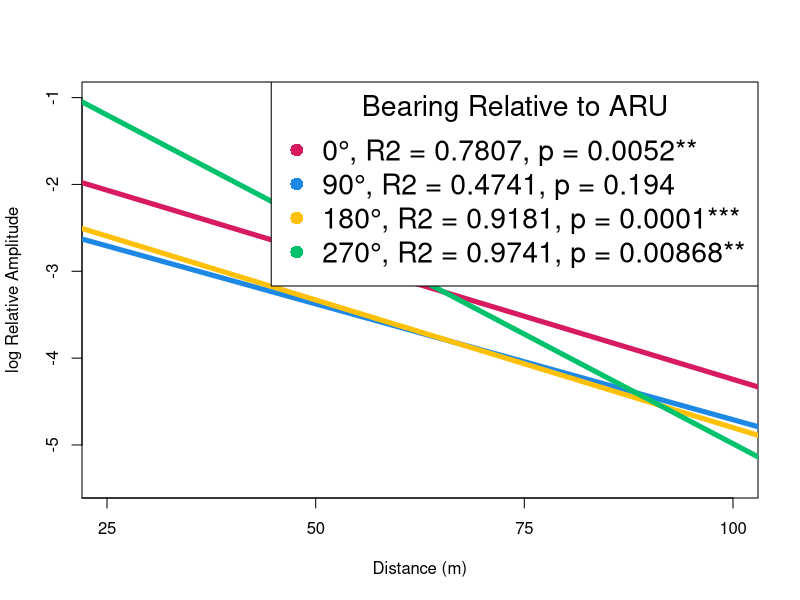
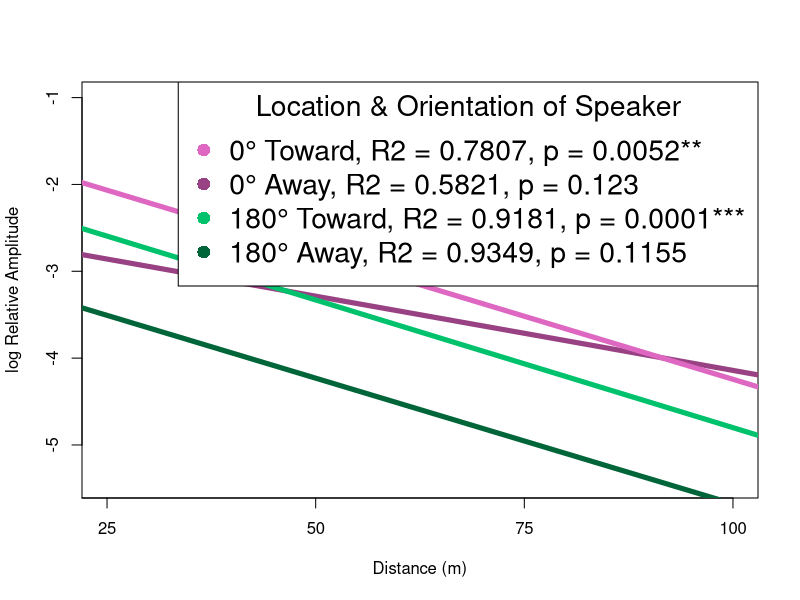
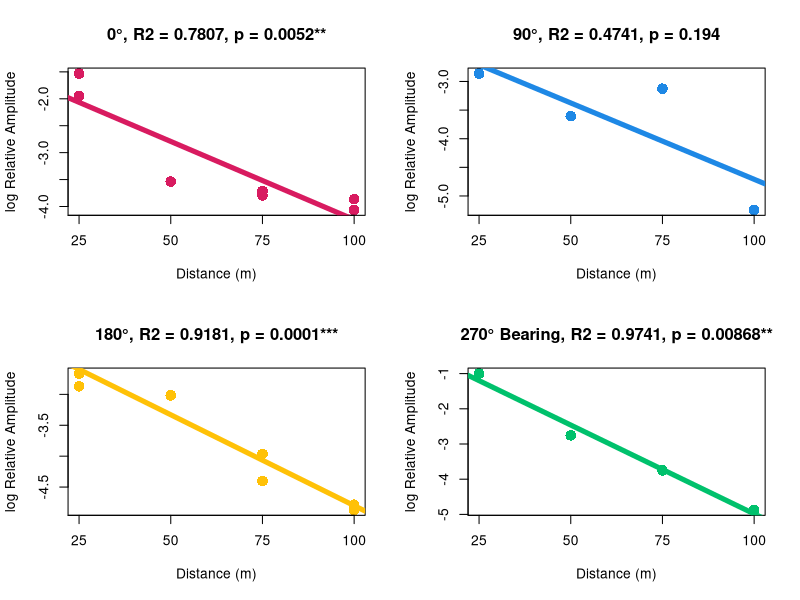
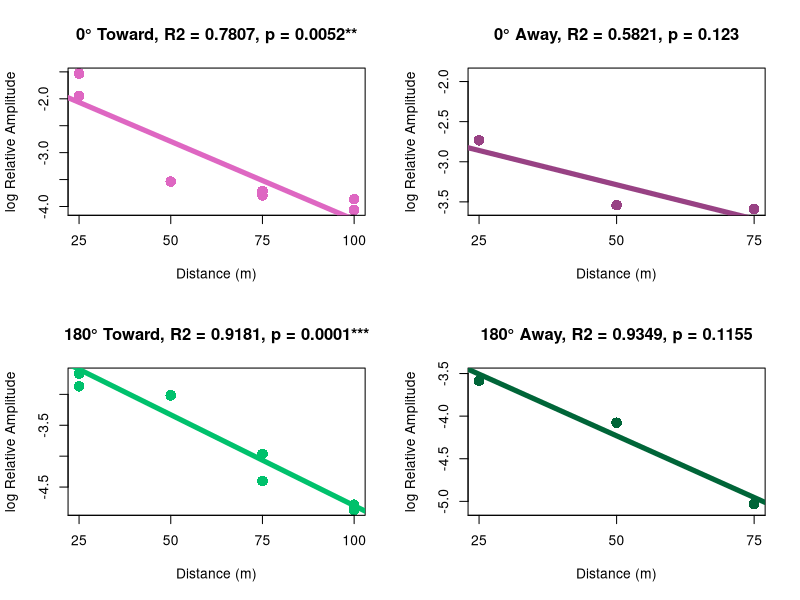

These charts were generated, in order, by the following R code:
#########################################
###### Forest Acoustics Analysis   ######
###### Amelia Milano               ######
###### Last update: 9/19/2023      ######
#########################################

library(dplyr)
library(tidyverse)

# read in table
analysis_table <- read.csv("data/analysis_table.csv")

# subset AF data
AF <- analysis_table %>%
  filter(species == "AF", vol == "100")

# set relative amp as numeric
AF$relative.amp <- as.numeric(AF$relative.amp)
AF$distance_m <- as.numeric(AF$distance_m)

# Directions (0 degrees, 90 degrees, 180 degrees, )

AF_0 <- AF %>%
  filter(relative_dir == "N")

AF_0T <- AF %>%
  filter(relative_dir == "N", TA == "T")

AF_0A <- AF %>%
  filter(relative_dir == "N", TA == "A")

AF_90W <- AF %>%
  filter(relative_dir == "W", TA == "T")

AF_90E <- AF %>%
  filter(relative_dir == "E", TA == "T")

AF_180T <- AF %>%
  filter(relative_dir == "S", TA == "T")

AF_180A <- AF %>%
  filter(relative_dir == "S", TA == "A")

# Directional & dist lm
AFdistMod = lm(log(relative.amp) ~ distance_m, data = AF)
AF0distMod = lm(log(relative.amp) ~ distance_m, data = AF_0T)
AF270distMod = lm(log(relative.amp) ~ distance_m, data = AF_90W)
AF90EdistMod = lm(log(relative.amp) ~ distance_m, data = AF_90E)
AF180distMod = lm(log(relative.amp) ~ distance_m, data = AF_180T)

# Plot

colors_dir <- c("#D81B60", "#1E88E5", "#FFC107", "#00C16C")

plot(AF$distance_m, log(AF$relative.amp), col="white",lty="dotted", pch = 16, cex = 1.7,
     ylab = "log Relative Amplitude", xlab = "Distance (m)", xaxp = c(0, 100, 4), )
abline(AF0distMod, lwd = 5, col = colors_dir[1])
abline(AF90EdistMod, lwd = 5, col = colors_dir[2])
abline(AF180distMod, lwd = 5, col = colors_dir[3])
abline(AF270distMod, lwd = 5, col = colors_dir[4])
legend("topright", legend = c("0°, R2 = 0.7807, p = 0.0052**", 
                              "90°, R2 = 0.4741, p = 0.194", 
                              "180°, R2 = 0.9181, p = 0.0001***", 
                              "270°, R2 = 0.9741, p = 0.00868**"), pch = 16, cex = 1.7, col = colors_dir[1:4], title = "Bearing Relative to ARU")



#### Toward and Away

colorsTA = c("#DE67C2", "#984284", "#00C16C", "#006538")

AF0AdistMod = lm(log(relative.amp) ~ distance_m, data = AF_0A)
AF0TdistMod = lm(log(relative.amp) ~ distance_m, data = AF_0T)
AF180AdistMod = lm(log(relative.amp) ~ distance_m, data = AF_180A)
AF180TdistMod = lm(log(relative.amp) ~ distance_m, data = AF_180T)

plot(AF$distance_m, log(AF$relative.amp), col="white",lty="dotted", pch = 16, cex = 1.7,
     ylab = "log Relative Amplitude", xlab = "Distance (m)", xaxp = c(0, 100, 4))
abline(AF0AdistMod, lwd = 5, col = colorsTA[2])
abline(AF0TdistMod, lwd = 5, col = colorsTA[1])
abline(AF180AdistMod, lwd = 5, col = colorsTA[4])
abline(AF180TdistMod, lwd = 5, col = colorsTA[3])
legend("topright", legend = c("0° Toward, R2 = 0.7807, p = 0.0052**", 
                              "0° Away, R2 = 0.5821, p = 0.123", 
                              "180° Toward, R2 = 0.9181, p = 0.0001***", 
                              "180° Away, R2 = 0.9349, p = 0.1155"),pch = 16, cex = 1.7, col = colorsTA[1:4], title = "Location & Orientation of Speaker")


##########################

### Raw graphs 9/19/2023

### Direction and Dist

par(mfrow=c(2,2))

# 0 Degree

plot(AF_0T$distance_m, log(AF_0T$relative.amp), col= colors_dir[1] ,lty="dotted", pch = 16, cex = 1.7,
     ylab = "log Relative Amplitude", xlab = "Distance (m)", xaxp = c(0, 100, 4), main = "0°, R2 = 0.7807, p = 0.0052**")
abline(AF0distMod, lwd = 5, col = colors_dir[1])

# 90 Degree


plot(AF_90E$distance_m, log(AF_90E$relative.amp), col= colors_dir[2] ,lty="dotted", pch = 16, cex = 1.7,
     ylab = "log Relative Amplitude", xlab = "Distance (m)", xaxp = c(0, 100, 4), main = "90°, R2 = 0.4741, p = 0.194")
abline(AF90EdistMod, lwd = 5, col = colors_dir[2])

# 180 Degree

plot(AF_180T$distance_m, log(AF_180T$relative.amp), col= colors_dir[3] ,lty="dotted", pch = 16, cex = 1.7,
     ylab = "log Relative Amplitude", xlab = "Distance (m)", xaxp = c(0, 100, 4), main = "180°, R2 = 0.9181, p = 0.0001***")
abline(AF180distMod, lwd = 5, col = colors_dir[3])

# 270 Degree

plot(AF_90W$distance_m, log(AF_90W$relative.amp), col= colors_dir[4] ,lty="dotted", pch = 16, cex = 1.7,
     ylab = "log Relative Amplitude", xlab = "Distance (m)", xaxp = c(0, 100, 4), main= "270° Bearing, R2 = 0.9741, p = 0.00868**")
abline(AF270distMod, lwd = 5, col = colors_dir[4])

### Toward and Away

par(mfrow=c(2,2))

# 0 Degree Toward

plot(AF_0T$distance_m, log(AF_0T$relative.amp), col= colorsTA[1] ,lty="dotted", pch = 16, cex = 1.7,
     ylab = "log Relative Amplitude", xlab = "Distance (m)", xaxp = c(0, 100, 4), main = "0° Toward, R2 = 0.7807, p = 0.0052**")
abline(AF0TdistMod, lwd = 5, col = colorsTA[1])

# 0 Degree Away

plot(AF_0A$distance_m, log(AF_0A$relative.amp), col= colorsTA[2] ,lty="dotted", pch = 16, cex = 1.7, ylim = c(-3.6, -1.9),
     ylab = "log Relative Amplitude", xlab = "Distance (m)", xaxp = c(0, 100, 4), main = "0° Away, R2 = 0.5821, p = 0.123")
abline(AF0AdistMod, lwd = 5, col = colorsTA[2])

# 180 Degree Toward

plot(AF_180T$distance_m, log(AF_180T$relative.amp), col= colorsTA[3] ,lty="dotted", pch = 16, cex = 1.7,
     ylab = "log Relative Amplitude", xlab = "Distance (m)", xaxp = c(0, 100, 4), main = "180° Toward, R2 = 0.9181, p = 0.0001***")
abline(AF180TdistMod, lwd = 5, col = colorsTA[3])

# 180 Degree Away

plot(AF_180A$distance_m, log(AF_180A$relative.amp), col= colorsTA[4] ,lty="dotted", pch = 16, cex = 1.7, ylim = c(-5.1, -3.5),
     ylab = "log Relative Amplitude", xlab = "Distance (m)", xaxp = c(0, 100, 4), main= "180° Away, R2 = 0.9349, p = 0.1155")
abline(AF180AdistMod, lwd = 5, col = colorsTA[4])
